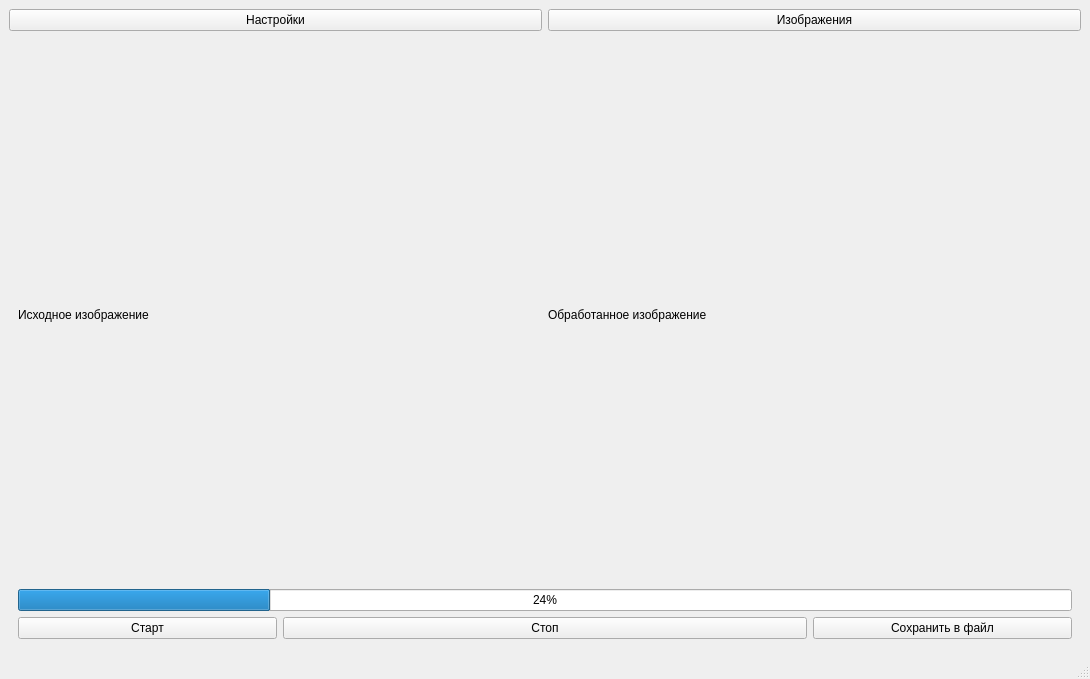
<?xml version="1.0" encoding="UTF-8"?>
<ui version="4.0">
 <class>MainWindow</class>
 <widget class="QMainWindow" name="MainWindow">
  <property name="geometry">
   <rect>
    <x>0</x>
    <y>0</y>
    <width>1090</width>
    <height>679</height>
   </rect>
  </property>
  <property name="windowTitle">
   <string>MainWindow</string>
  </property>
  <widget class="QWidget" name="centralwidget">
   <layout class="QGridLayout" name="gridLayout">
    <item row="0" column="1">
     <widget class="QPushButton" name="imageButton">
      <property name="text">
       <string>Изображения</string>
      </property>
     </widget>
    </item>
    <item row="0" column="0">
     <widget class="QPushButton" name="settingsButton">
      <property name="text">
       <string>Настройки</string>
      </property>
     </widget>
    </item>
    <item row="1" column="0" colspan="2">
     <widget class="QStackedWidget" name="stackedWidget">
      <property name="currentIndex">
       <number>1</number>
      </property>
      <widget class="QWidget" name="page">
       <layout class="QGridLayout" name="gridLayout_3">
        <item row="0" column="0" colspan="2">
         <widget class="QLabel" name="label_2">
          <property name="text">
           <string>Выберите изображение</string>
          </property>
         </widget>
        </item>
        <item row="0" column="2" colspan="3">
         <layout class="QHBoxLayout" name="horizontalLayout_2">
          <item>
           <widget class="QLineEdit" name="browseLineEdit"/>
          </item>
          <item>
           <widget class="QPushButton" name="browseButton">
            <property name="text">
             <string>Открыть</string>
            </property>
           </widget>
          </item>
         </layout>
        </item>
        <item row="1" column="0">
         <widget class="QLabel" name="label">
          <property name="text">
           <string>Введите размер матрицы </string>
          </property>
         </widget>
        </item>
        <item row="1" column="4">
         <widget class="QPushButton" name="sizeButton">
          <property name="text">
           <string>Ввести</string>
          </property>
         </widget>
        </item>
        <item row="2" column="0">
         <widget class="QLabel" name="label_3">
          <property name="text">
           <string>Заполните матрицу</string>
          </property>
         </widget>
        </item>
        <item row="2" column="1" rowspan="3" colspan="4">
         <widget class="QTableWidget" name="tableWidget"/>
        </item>
        <item row="3" column="0">
         <widget class="QPushButton" name="endButton">
          <property name="text">
           <string>Закончить заполнение </string>
          </property>
         </widget>
        </item>
        <item row="4" column="0">
         <widget class="QPushButton" name="randomButton">
          <property name="text">
           <string>Заполнить случайными числами</string>
          </property>
         </widget>
        </item>
        <item row="5" column="0" colspan="3">
         <widget class="QLabel" name="label_4">
          <property name="text">
           <string>Введите количество потоков</string>
          </property>
         </widget>
        </item>
        <item row="5" column="3">
         <widget class="QLineEdit" name="threadCountLineEdit"/>
        </item>
        <item row="5" column="4">
         <widget class="QPushButton" name="threadCountButton">
          <property name="text">
           <string>Ввести</string>
          </property>
         </widget>
        </item>
        <item row="1" column="2" colspan="2">
         <widget class="QLineEdit" name="sizeLineEdit"/>
        </item>
       </layout>
      </widget>
      <widget class="QWidget" name="page_2">
       <layout class="QGridLayout" name="gridLayout_2">
        <item row="0" column="0" colspan="2">
         <widget class="QLabel" name="imageLabel">
          <property name="text">
           <string>Исходное изображение</string>
          </property>
         </widget>
        </item>
        <item row="0" column="2" colspan="2">
         <widget class="QLabel" name="resImageLabel">
          <property name="text">
           <string>Обработанное изображение</string>
          </property>
         </widget>
        </item>
        <item row="1" column="0" colspan="4">
         <widget class="QProgressBar" name="progressBar">
          <property name="value">
           <number>24</number>
          </property>
         </widget>
        </item>
        <item row="2" column="0">
         <widget class="QPushButton" name="startButton">
          <property name="text">
           <string>Старт</string>
          </property>
         </widget>
        </item>
        <item row="2" column="1" colspan="2">
         <widget class="QPushButton" name="stopButton">
          <property name="text">
           <string>Стоп</string>
          </property>
         </widget>
        </item>
        <item row="2" column="3">
         <widget class="QPushButton" name="saveButton">
          <property name="text">
           <string>Сохранить в файл</string>
          </property>
         </widget>
        </item>
       </layout>
      </widget>
     </widget>
    </item>
   </layout>
  </widget>
  <widget class="QMenuBar" name="menubar">
   <property name="geometry">
    <rect>
     <x>0</x>
     <y>0</y>
     <width>1090</width>
     <height>26</height>
    </rect>
   </property>
  </widget>
  <widget class="QStatusBar" name="statusbar"/>
 </widget>
 <resources/>
 <connections/>
</ui>
